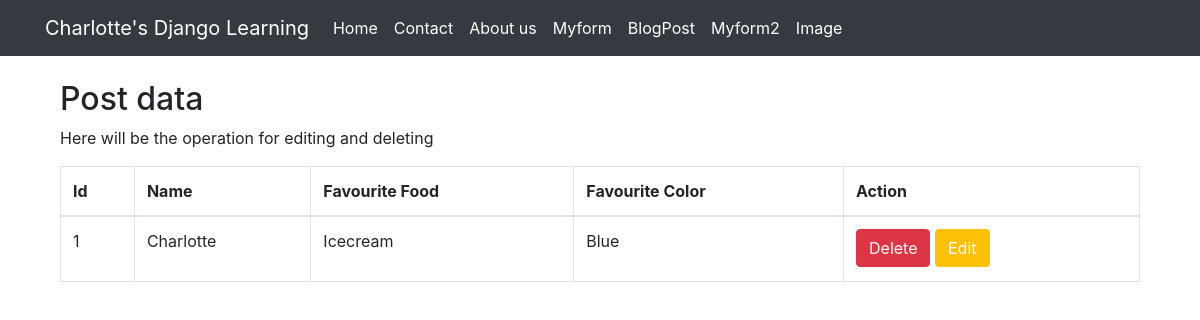
The page /manageajax/ on the database as committed earlier.
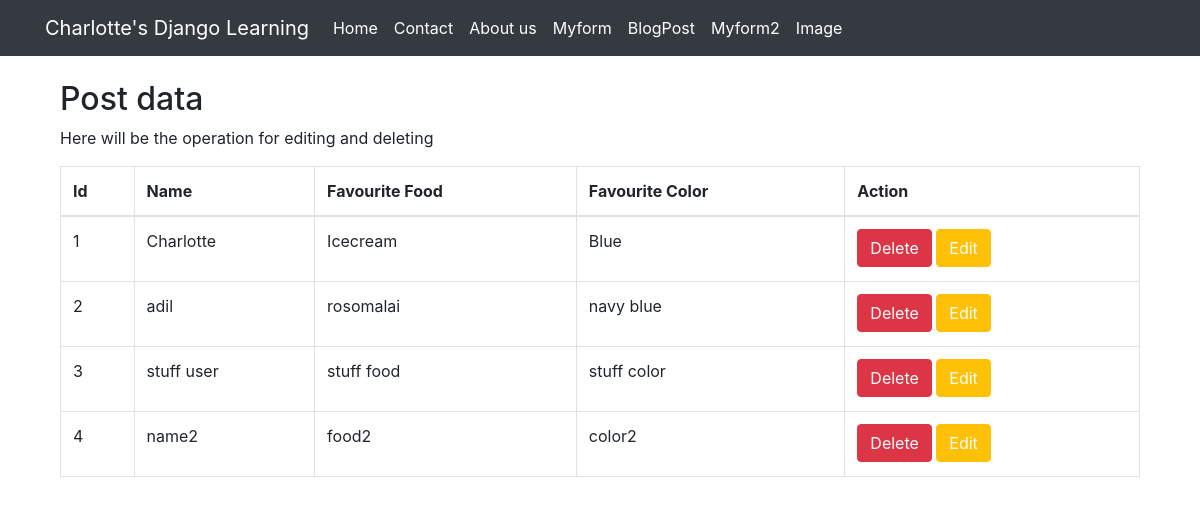
The same page on the database as committed later.
### myapp/models.py (models this page shows, shortened)
class CharlotteAjaxTable(models.Model):
    name = models.CharField(max_length=100)
    food = models.CharField(max_length=100)
    color = models.CharField(max_length=100)

### myapp/views.py (the view)
# urls.py: path('manageajax/', manage_ajax),
@csrf_exempt
def manage_ajax(request):
    if request.method=="GET":
        mydata = CharlotteAjaxTable.objects.all()
        makedictionary = {
            "all_data":mydata
        }
        return render(request, 'manage_ajax.html', context=makedictionary)

### Template/manage_ajax.html (shortened to what this page needs)
{% extends "base.html" %}
{% block container %}
<div class="container">
  <h2>Post data</h2>
  <p>Here will be the operation for editing and deleting</p>
  <table class="table table-bordered">
    <thead>
      <tr>
        <th>Id</th>
        <th>Name</th>
        <th>Favourite Food</th>
        <th>Favourite Color</th>
        <th>Action</th>
      </tr>
    </thead>
    <tbody>
    {% for single_data in all_data %}
      <tr>
        <td><p id="Id">{{ single_data.id }}</p><input type="hidden" id="pk" value="{{ single_data.id }}"></td>
        <td>{{ single_data.name }}</td>
        <td>{{ single_data.food }}</td>
        <td>{{ single_data.color }}</td>
        <td>
          <button id="delete_btn" class="btn btn-danger delete"><a style="color:white;">Delete</a></button>
          <button class="btn btn-warning"><a style="color:white;" href="/edit_post/{{single_data.id}}">Edit</a></button>
        </td>
      </tr>
    {% endfor %}
    </tbody>
  </table>
</div>
{% endblock %}

Rows that differ between the two databases and show on the page:
added CharlotteAjaxTable: id "2", name "adil", food "rosomalai", color "navy blue"
added CharlotteAjaxTable: id "3", name "stuff user", food "stuff food", color "stuff color"
added CharlotteAjaxTable: id "4", name "name2", food "food2", color "color2"
